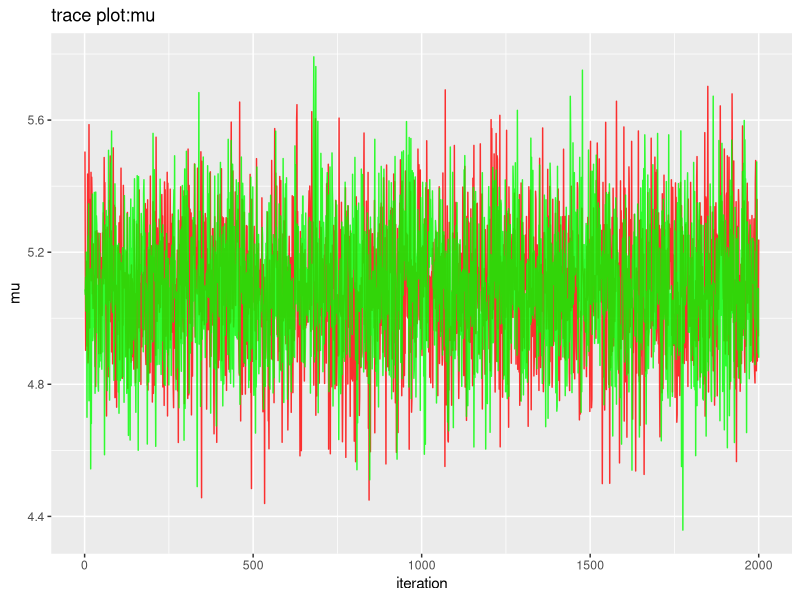
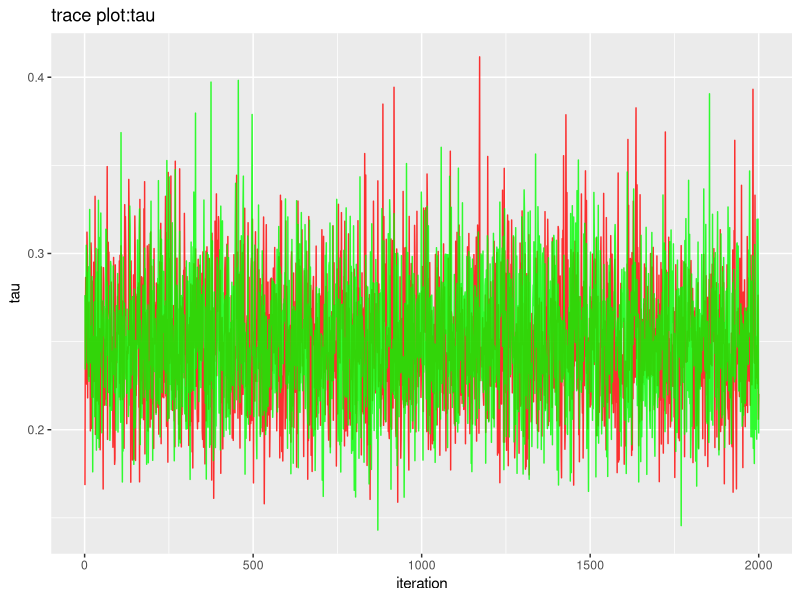
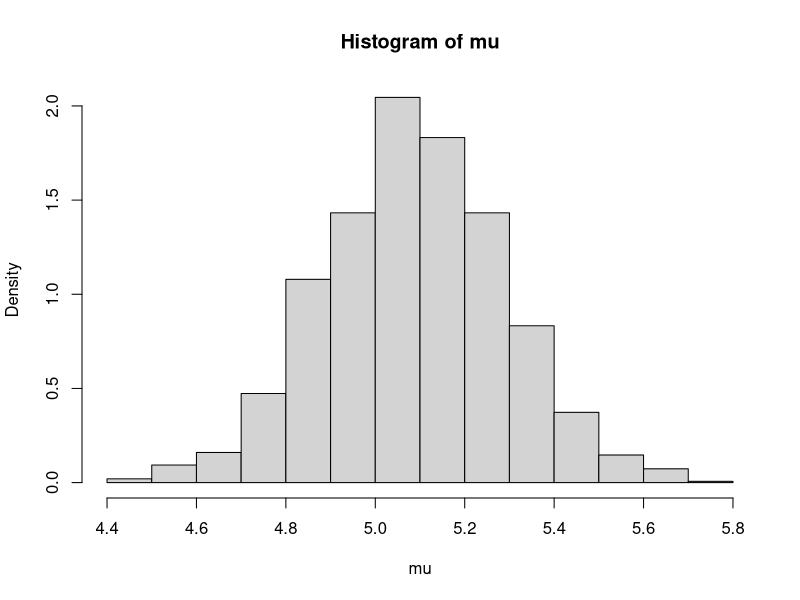
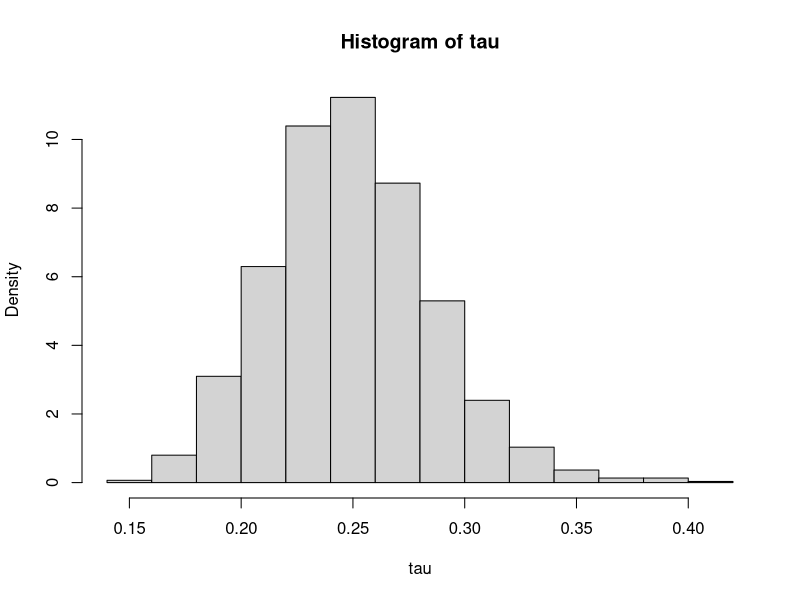

Recreate these plots in R, in order.
library(ggplot2)

set.seed(30027)
x = rnorm(100, 5, 2)

# (b)

gibbs <- function(n, data, mu=1, tau=1) {
  samples = list(mu=numeric(n), tau=numeric(n));
  xbar = mean(data)
  m = length(data)
  
  for (i in 1:n) {
    mu = rnorm(1, xbar, sqrt(1/(m * tau)))
    tau = rgamma(1, m/2, sum((data-mu)^2)/2)
    
    samples$mu[i] = mu
    samples$tau[i] = tau
  }
  return(samples)
}

N = 2000
res1 = gibbs(N, x, 1000, 0.1)
res2 = gibbs(N, x, 0, 999)

df = data.frame(x = 1:N, mu1=res1$mu, tau1=res1$tau, mu2=res2$mu, tau2=res2$tau)

(ggplot(df, aes(x)) + geom_line(aes(y=mu1), colour="red", alpha=0.8) + 
  geom_line(aes(y=mu2), colour="green", alpha=0.8) + 
  xlab('iteration') + ylab('mu')+ggtitle('trace plot:mu'))


(ggplot(df, aes(x)) + geom_line(aes(y=tau1), colour="red", alpha=0.8) + 
  geom_line(aes(y=tau2), colour="green", alpha=0.8) + 
  xlab('iteration') + ylab('tau')+ggtitle('trace plot:tau'))

# (c)
mu = sort(df$mu1[c(500:length(df$mu1))])
tau = sort(df$tau1[c(500:length(df$tau1))])

hist(mu, probability = TRUE)
(mean(mu))
quantile(mu, c(0.05,0.95))

hist(tau, probability = TRUE)
(mean(tau))
quantile(tau, c(0.05,0.95))
